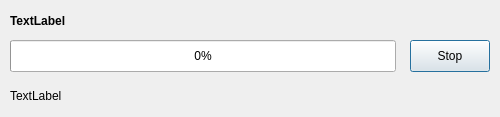
<?xml version="1.0" encoding="UTF-8"?>
<ui version="4.0">
 <class>Dialog</class>
 <widget class="QDialog" name="Dialog">
  <property name="geometry">
   <rect>
    <x>0</x>
    <y>0</y>
    <width>500</width>
    <height>117</height>
   </rect>
  </property>
  <property name="sizePolicy">
   <sizepolicy hsizetype="Fixed" vsizetype="Fixed">
    <horstretch>0</horstretch>
    <verstretch>0</verstretch>
   </sizepolicy>
  </property>
  <property name="windowTitle">
   <string>Progress</string>
  </property>
  <widget class="QLabel" name="actionLabel">
   <property name="geometry">
    <rect>
     <x>10</x>
     <y>80</y>
     <width>481</width>
     <height>32</height>
    </rect>
   </property>
   <property name="text">
    <string notr="true">TextLabel</string>
   </property>
  </widget>
  <widget class="QProgressBar" name="progressBar">
   <property name="geometry">
    <rect>
     <x>10</x>
     <y>40</y>
     <width>386</width>
     <height>32</height>
    </rect>
   </property>
   <property name="value">
    <number>0</number>
   </property>
  </widget>
  <widget class="QPushButton" name="stopButton">
   <property name="geometry">
    <rect>
     <x>410</x>
     <y>40</y>
     <width>80</width>
     <height>32</height>
    </rect>
   </property>
   <property name="text">
    <string>Stop</string>
   </property>
  </widget>
  <widget class="QLabel" name="progressName">
   <property name="geometry">
    <rect>
     <x>10</x>
     <y>5</y>
     <width>481</width>
     <height>32</height>
    </rect>
   </property>
   <property name="font">
    <font>
     <weight>75</weight>
     <bold>true</bold>
    </font>
   </property>
   <property name="text">
    <string notr="true">TextLabel</string>
   </property>
  </widget>
 </widget>
 <resources/>
 <connections/>
</ui>
